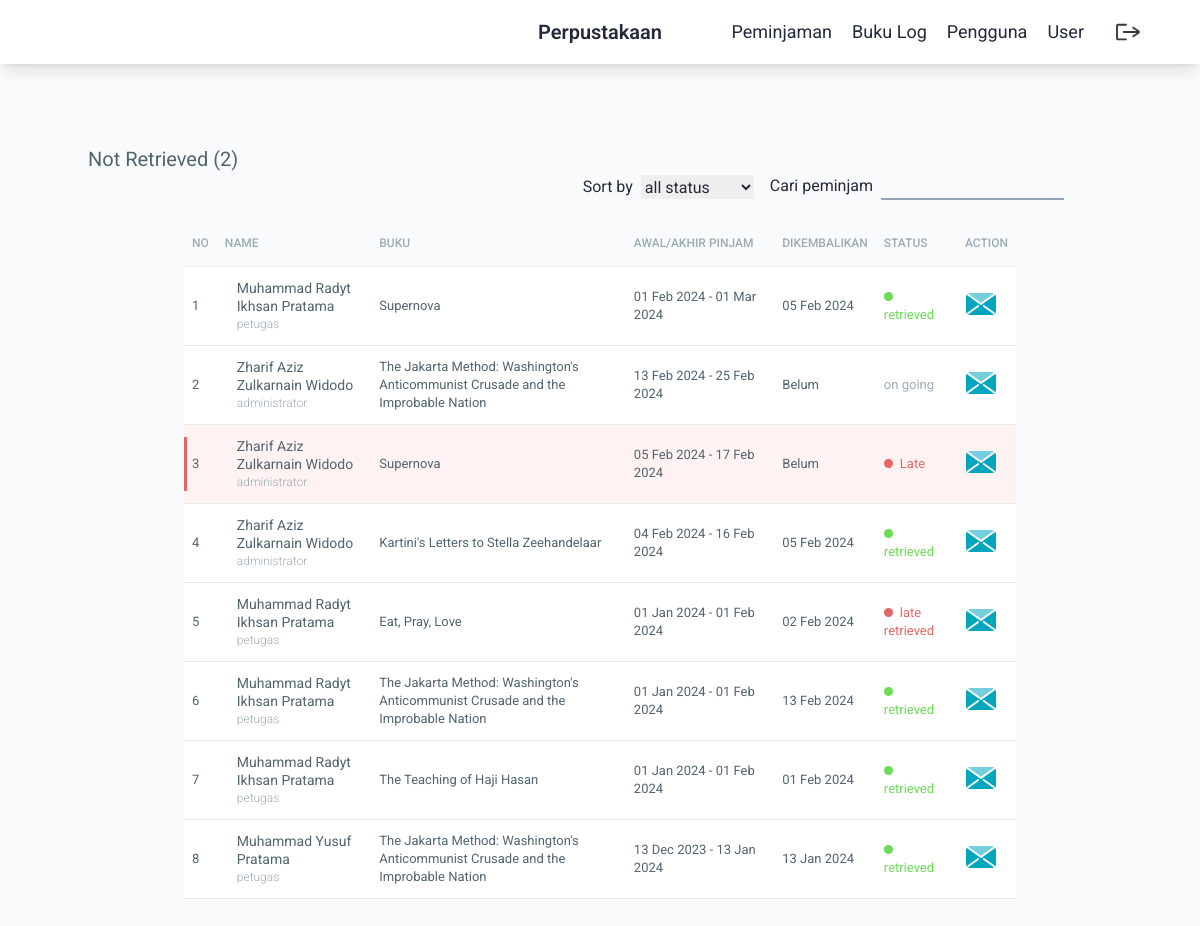
Before: /src/view/buku-log/index.php (signed in) with the older database file.
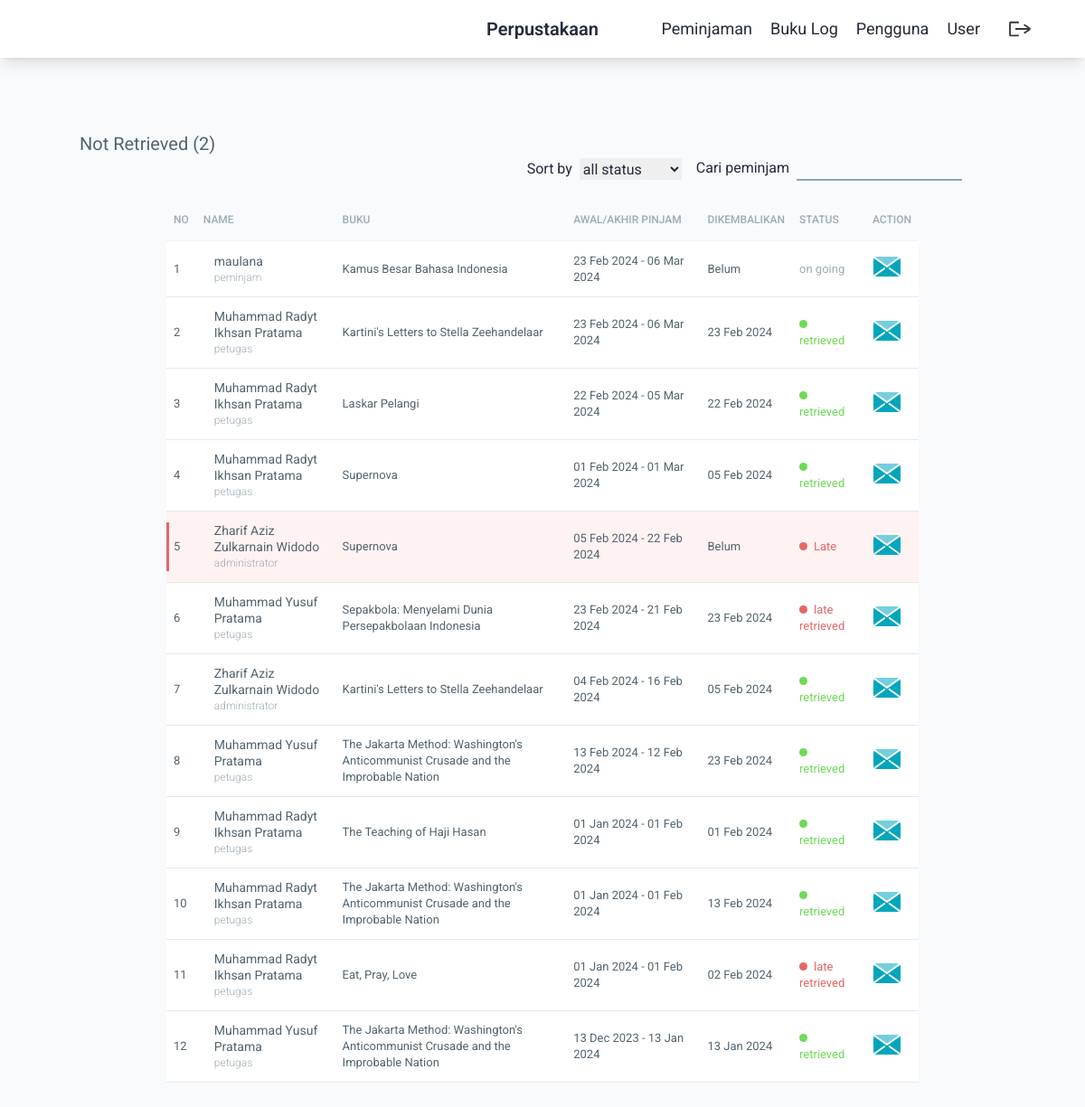
After: the same page with the newer database file.
### tables this page shows
CREATE TABLE `tbl_peminjaman` (
  `id_peminjaman` int(11) NOT NULL,
  `id_user` int(200) NOT NULL,
  `id_buku` int(200) NOT NULL,
  `tgl_peminjaman` date NOT NULL DEFAULT current_timestamp(),
  `tgl_tegat` date DEFAULT NULL,
  `tgl_pengembalian` date DEFAULT NULL,
  `status_peminjaman` enum('on going','late','retrieved','late retrieved') NOT NULL
);

CREATE TABLE `tbl_user` (
  `id_user` int(11) NOT NULL,
  `username` varchar(255) NOT NULL,
  `password` varchar(255) NOT NULL,
  `email` varchar(255) NOT NULL,
  `nama_lengkap` varchar(255) NOT NULL,
  `alamat` text NOT NULL,
  `level` enum('administrator','petugas','peminjam','') NOT NULL DEFAULT 'peminjam'
);

CREATE TABLE `tbl_buku` (
  `id_buku` int(11) NOT NULL,
  `judul` varchar(255) NOT NULL,
  `image` varchar(255) NOT NULL,
  `penulis` varchar(255) NOT NULL,
  `penerbit` varchar(255) NOT NULL,
  `tahun_terbit` date NOT NULL
);

### src/view/buku-log/index.php (the view, shortened to what this page needs)
<?php include '../partials/_header.php' ?>
    <main class="relative top-16 z-[10] px-4 md:px-4 py-10 flex flex-col justify-center items-center gap-4">
        <div class="container">
            <div class="row row--top-40">
                <div class="col-md-12">
                <h2 class="row__title">Not Retrieved (<?= mysqli_fetch_array(mysqli_query($con, "SELECT COUNT(id_peminjaman) as count FROM tbl_peminjaman WHERE tgl_pengembalian IS NULL"))['count'] ?>)</h2>
            </div>
        </div>
        <div class="w-full md:px-12 px-2 flex flex-col gap-4 md:flex-row justify-end items-center">
            <div class="flex gap-2">
                <p>Sort by</p>
                <select name="" id="sort-status">
                    <option value="">all status</option>
                </select>
            </div>
            <div class="flex gap-2">
                <p>Cari peminjam</p>
                <input type="text" class="focus:outline-none focus:ring-0 bg-transparent border-b-2 border-slate-400">
            </div>
        </div>
        <div class="row row--top-20 md:px-12 lg:px-24">
            <div class="col-md-12">
                <div class="table-container">
                    <table class="table" id="datatables">
                        <thead class="table__thead">
                            <tr>
                                <th class="table__th">No</th>
                                <th class="table__th">Name</th>
                                <th class="table__th">Buku</th>
                                <th class="table__th">Awal/akhir pinjam </th>
                                <th class="table__th">dikembalikan</th>
                                <th class="table__th">Status</th>
                                <th class="table__th">Action</th>
                            </tr>
                        </thead>
                        <tbody class="table__tbody">
                            <?php
                            $currDate = date('Y-m-d');
                            $getIdentity = mysqli_query($con,
                                "SELECT
                                    u.username, u.nama_lengkap, u.email, u.alamat, u.level,
                                    b.judul, b.image,
                                    p.*
                                FROM
                                    tbl_peminjaman p
                                INNER JOIN tbl_user u ON p.id_user = u.id_user
                                INNER JOIN tbl_buku b ON p.id_buku = b.id_buku
                                -- WHERE tgl_tegat < '$currDate' AND tgl_pengembalian IS NULL
                                ORDER BY tgl_tegat desc
                            ");
                            $rec = 1;
                            while($i = mysqli_fetch_array($getIdentity)){
                            ?>
                                <tr class="table-row <?= $i['tgl_tegat'] < date('Y-m-d') && $i['tgl_pengembalian'] == NULL ? 'table-row--red' : '' ?>">
                                    <td class="table-row__td">
                                        <div class="<?= $i['tgl_tegat'] < date('Y-m-d') && $i['tgl_pengembalian'] == NULL ? 'table-row--overdue' : '' ?>"></div>
                                        <?= $rec ?>
                                    </td>
                                    <td class="table-row__td">
                                        <div class="table-row__info">
                                        <p class="table-row__name"><?= $i['nama_lengkap'] ?></p>
                                        <span class="table-row__small"><?= $i['level'] ?></span>
                                        </div>
                                    </td>
                                    <td data-column="Buku" class="table-row__td">
                                        <div class="">
                                            <p class="table-row__policy"><?= $i['judul'] ?></p>
                                        </div>
                                    </td>
                                    <td data-column="Awal/akhir pinjam" class="table-row__td">
                                        <p class=""><?= DateTime::createFromFormat('Y-m-d', $i['tgl_peminjaman'])->format('d M Y') . ' - ' . DateTime::createFromFormat('Y-m-d', $i['tgl_tegat'])->format('d M Y') ?></p>
                                    </td>
                                    <td data-column="tanggal pengembalian" class="table-row__td">
                                        <?= $i['tgl_pengembalian'] != NULL ? DateTime::createFromFormat('Y-m-d', $i['tgl_pengembalian'])->format('d M Y') : 'Belum' ?>
                                    </td>
                                    <td  data-column="Status" class="table-row__td">
                                        <?php if($i['tgl_tegat'] == date('Y-m-d') && $i['tgl_pengembalian'] == NULL){ ?>
                                            <p class="table-row__status status--yellow status">Due</p>
                                        <?php }elseif($i['tgl_tegat'] < date('Y-m-d') && $i['tgl_pengembalian'] == NULL){ ?>
                                            <p class="table-row__status status--red status">Late</p>
                                        <?php }else{ ?>
                                            <p class="table-row__status status--<?= $i['status_peminjaman'] == 'on going' ? '' : ($i['status_peminjaman'] == 'retrieved' ? 'green status' : 'red status') ?> "><?= $i['status_peminjaman'] ?></p>
                                        <?php } ?>
                                    </td>
                                    <td class="table-row__td">
                                        <button>
                                        </button>
                                    </td>
                                </tr>
                            <?php $rec++; } ?>
                        </tbody>
                    </table>
                </div>
            </div>
        </div>
    </main>
<?php include '../partials/_footer.php' ?>

### src/view/partials/_header.php (shortened to what this page needs)
<?php
$level = $_SESSION['level'];
?>
<!DOCTYPE html>
<html lang="en" data-theme="light">
<head>
    <link rel="stylesheet" href="../../../public/output.css">
    <link rel="stylesheet" href="../../../public/overwrite.css">
    <link rel="stylesheet" type="text/css" href="https://cdn.datatables.net/1.11.6/css/jquery.dataTables.min.css">
    <link rel="stylesheet" type="text/css" href="https://cdn.datatables.net/buttons/3.0.0/css/buttons.dataTables.min.css">
</head>
<body class="bg-slate-50">
    <header class="fixed w-[100vw] z-[99]">
        <nav class="navbar bg-base-100 w-full shadow-lg px-1 md:px-12">
            <div class="navbar-center">
                <a class="btn btn-ghost text-xl"  href="../main/index.php">Perpustakaan</a>
            </div>
            <div class="navbar-end md:flex gap-5 hidden text-lg font-normal">
                <a class="<?= $level == 'administrator' ? '' : 'hidden' ?>" href="../admin/index.php" class="btn btn-ghost btn-circle">Peminjaman</a>
                <a class="<?= $level == 'administrator' ? '' : 'hidden' ?>" href="../buku-log/index.php" class="btn btn-ghost btn-circle">Buku Log</a>
                <a class="<?= $level == 'administrator' ? '' : 'hidden' ?>" href="../pengguna/index.php" class="btn btn-ghost btn-circle">Pengguna</a>
                <a class="" href="../user/index.php" class="btn btn-ghost btn-circle">User</a>
                <a href="../auth/crud/aksi-logout.php" class="btn btn-ghost btn-circle">
                    <div class="indicator">
                    </div>
                </a>
            </div>
        </nav>
    </header>

### src/view/buku-log/index.php (style rules this page uses)
* { margin:0; padding:0; font-family: 'Roboto', sans-serif; }
html, body { display:table; height:100%; width:100%; color: #252a3b; background-color: #f8f8f8; }
.row__title { color: #53646f; font-weight: 400; font-size: 20px; margin: 0; }
.row--top-40 { margin-top: 40px; }
.row--top-20 { margin-top: 20px; }
.table__th { color: #9eabb4; font-weight: 500; font-size: 12px; text-transform: uppercase; cursor: pointer; border:0 !important; padding: 15px 8px !important; }
.table-row { border-bottom: 1px solid #e4e9ea; background-color: #fff; }
.table-row__td { padding: 12px 8px !important; vertical-align: middle !important; color: #53646f; font-size: 13px; font-weight: 400; position:relative; line-height: 18px !important; border:0 !important; }
.table-row__info { display: inline-block; padding-left: 12px; vertical-align: middle; }
.table-row__name { color: #53646f; font-size: 14px; font-weight: 400; line-height: 18px; margin-bottom: 0px; }
.table-row__small { color: #9eabb4; font-weight: 300; font-size: 12px; }
.table-row__policy { color: #53646f; font-size: 13px; font-weight: 400; line-height: 18px; margin-bottom: 0px; }
.table-row__status { margin-bottom: 0; font-size: 13px; vertical-align: middle; display: inline-block; color: #9eabb4; }
.status:before { content: ''; margin-bottom: 0; width: 9px; height: 9px; display: inline-block; margin-right: 7px; border-radius: 50%; }
.status--red:before { background-color: #e36767; }
.status--red { color: #e36767; }
.status--green { color: #6cdb56; }
.status--green:before { background-color: #6cdb56; }
.table-row--overdue { width: 3px; background-color: #e36767; display: inline-block; position: absolute; height: calc(100% - 24px); top: 50%; left: 0; transform: translateY(-50%); }
.table-row--red { background-color: #fff2f2; }

Changed rows visible on the page:
added tbl_peminjaman: id_user.nama_lengkap "maulana", id_user.level "peminjam", id_buku.judul "Kamus Besar Bahasa Indonesia", tgl_peminjaman "23 Feb 2024", tgl_tegat "06 Mar 2024", shows "Belum", status_peminjaman "on going"
added tbl_peminjaman: id_user.nama_lengkap "Muhammad Radyt Ikhsan Pratama", id_user.level "petugas", id_buku.judul "Kartini's Letters to Stella Zeehandelaar", tgl_peminjaman "23 Feb 2024", tgl_tegat "06 Mar 2024", tgl_pengembalian "23 Feb 2024", status_peminjaman "retrieved"
added tbl_peminjaman: id_user.nama_lengkap "Muhammad Radyt Ikhsan Pratama", id_user.level "petugas", id_buku.judul "Laskar Pelangi", tgl_peminjaman "22 Feb 2024", tgl_tegat "05 Mar 2024", tgl_pengembalian "22 Feb 2024", status_peminjaman "retrieved"
changed tbl_peminjaman (number 5 of 12 on the later page): tgl_tegat "17 Feb 2024" → "22 Feb 2024"
added tbl_peminjaman: id_user.nama_lengkap "Muhammad Yusuf Pratama", id_user.level "petugas", id_buku.judul "Sepakbola: Menyelami Dunia Persepakbolaan Indonesia", tgl_peminjaman "23 Feb 2024", tgl_tegat "21 Feb 2024", tgl_pengembalian "23 Feb 2024", status_peminjaman "late retrieved"
changed tbl_peminjaman: id_user.nama_lengkap "Zharif Aziz Zulkarnain Widodo" → "Muhammad Yusuf Pratama"; id_user.level "administrator" → "petugas"; tgl_tegat "25 Feb 2024" → "12 Feb 2024"; tgl_pengembalian (not shown) → "23 Feb 2024"; status_peminjaman "on going" → "retrieved"; no longer shows "Belum"; moves down the list
shown differently, row unchanged: tbl_peminjaman "The Teaching of Haji Hasan": moves up the list
shown differently, row unchanged: tbl_peminjaman (number 10 of 12 on the later page): moves down the list
